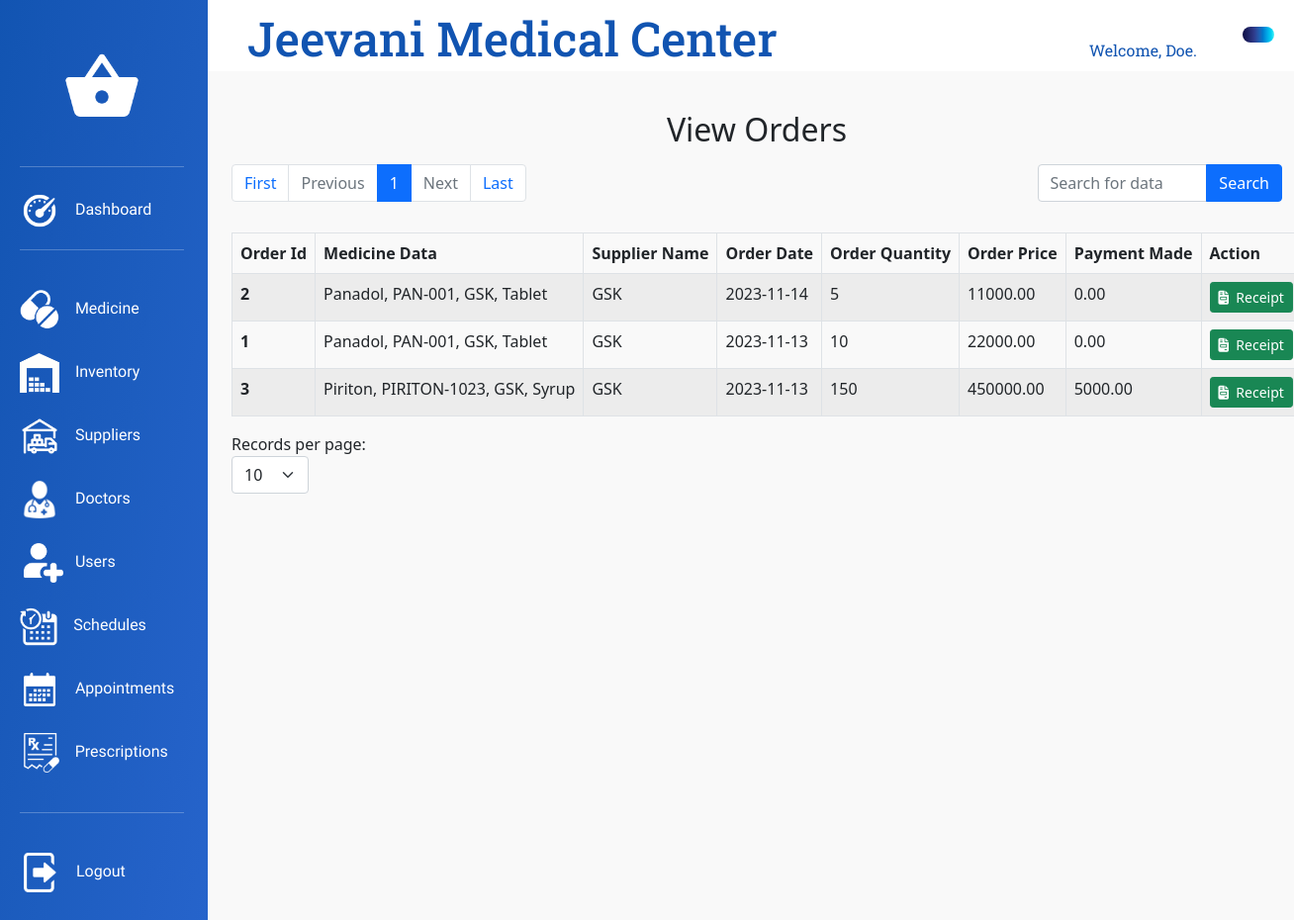
Screenshot of /View/InventoryViewOrders.php (signed in) with the database file from the repository.
### tables this page shows
CREATE TABLE `stockorder` (
  `order_id` int(11) NOT NULL,
  `order_medicine_id` int(11) NOT NULL,
  `order_date` date NOT NULL,
  `order_qty` int(11) NOT NULL,
  `order_price` decimal(12,2) NOT NULL,
  `order_completed_payment` decimal(12,2) NOT NULL DEFAULT 0.00,
  `order_supplier_id` int(11) NOT NULL,
  `order_status` int(11) NOT NULL DEFAULT 1
);

CREATE TABLE `medicine` (
  `medicine_id` int(11) NOT NULL,
  `medicine_name` varchar(256) NOT NULL,
  `medicine_batch_no` varchar(256) NOT NULL,
  `medicine_brand` varchar(256) NOT NULL,
  `medicine_company` varchar(256) NOT NULL,
  `medicine_category` varchar(256) NOT NULL,
  `medicine_size` varchar(64) NOT NULL,
  `medicine_price` decimal(12,2) NOT NULL,
  `medicine_info` text DEFAULT NULL,
  `medicine_stock_status` int(11) NOT NULL DEFAULT 0,
  `medicine_status` int(11) NOT NULL DEFAULT 1
);

CREATE TABLE `supplier` (
  `supplier_id` int(11) NOT NULL,
  `supplier_name` varchar(128) NOT NULL,
  `supplier_origin` varchar(128) NOT NULL,
  `supplier_specialisation` varchar(256) NOT NULL,
  `supplier_pending_payment` decimal(12,2) NOT NULL DEFAULT 0.00,
  `supplier_status` int(11) NOT NULL DEFAULT 1
);

### View/InventoryViewOrders.php (the view, shortened to what the rows shown need)
<?php
require_once "../Model/InventoryVIewOrdersInitializationModel.php";
?>
<!DOCTYPE html>
<html lang="en">
<head>
    <link rel="stylesheet" type="text/css" href="../bootstrap/bootstrap-5.0.2-dist/css/bootstrap.min.css">
    <link rel="stylesheet" type="text/css" href="../CSS/InventoryStyles.css">
	<link rel="stylesheet" type="text/css" href="../CSS/AdminDashboardStyles.css">
    <link rel="stylesheet" type="text/css" href="../CSS/CommonDashboardStyles.css">
    <link rel="stylesheet" type="text/css" href="../CSS/Utilities.css">
</head>
<body>
    <div class="container-fluid">
        <div class="row">
            <div class="col-10">
                <div class="row">
                    <div class="col-12 title-content">
                        <h1 class="title-text">Jeevani Medical Center</h1>
                    </div>
                </div>
                <div class="row">
                    <div class="col-12 main-content">
                        <div class="row">
                            <div class="col-12">
                                <h2 class="TitleTxt">View Orders</h2>
                            </div>
                        </div>
                        <div class="row">
                            <div class="col-12">
                                <table class="table table-striped table-hover table-bordered table-responsive">
                                    <thead>
                                        <tr>
                                            <th scope="col">Order Id</th>
                                            <th scope="col">Medicine Data</th>
                                            <th scope="col">Supplier Name</th>
                                            <th scope="col">Order Date</th>
                                            <th scope="col">Order Quantity</th>
                                            <th scope="col">Order Price</th>
                                            <th scope="col">Payment Made</th>
                                            <th scope="th-sm">Action</th>
                                        </tr>
                                    </thead>
                                    <tbody>
                                        <form action="InventoryOrderReport.php?status=true" method="post">
                                            <?php foreach ($orders as $order) { ?>
                                                <tr>
                                                    <th scope="row"><?php echo $order['order_id'] ?></th>
                                                    <td id="MedicineName<?php echo $order['order_id'] ?>"> <?php echo $order['medicine_name'] . ", " . $order['medicine_batch_no'] . ", " . $order['medicine_company'] . ", " . $order['medicine_category'] ?></td>
                                                    <td id="SupplierName<?php echo $order['order_id'] ?>"><?php echo $order['supplier_name'] ?></td>
                                                    <td id="Date<?php echo $order['order_id'] ?>"><?php echo $order['order_date'] ?></td>
                                                    <td id="Qty<?php echo $order['order_id'] ?>"><?php echo $order['order_qty'] ?></td>
                                                    <td id="Payment<?php echo $order['order_id'] ?>"><?php echo $order['order_price'] ?></td>
                                                    <td id="PaymentMade<?php echo $order['order_id'] ?>"><?php echo $order['order_completed_payment'] ?></td>
                                                    <td>
                                                        <button type="submit" formtarget="_blank" class="btn btn-sm btn-success" name="invoiceButton" id="invoice-<?php echo $order['order_id'] ?>" value="invoice-<?php echo $order['order_id'] ?>"><i class="fa-solid fa-file-invoice"></i>&nbsp;&nbsp;Receipt</button>
                                                    </td>
                                                </tr>
                                            <?php } ?>
                                        </form>
                                    </tbody>
                                </table>
                            </div>
                        </div>
                    </div>
                </div>
            </div>
        </div>
    </div>
</body>
</html>

### rows the page displays
stockorder: order_id "2", medicine.medicine_name "Panadol", medicine.medicine_batch_no "PAN-001", medicine.medicine_company "GSK", medicine.medicine_category "Tablet", supplier.supplier_name "GSK", order_date "2023-11-14", order_qty "5", order_price "11000.00", order_completed_payment "0.00"
stockorder: order_id "1", medicine.medicine_name "Panadol", medicine.medicine_batch_no "PAN-001", medicine.medicine_company "GSK", medicine.medicine_category "Tablet", supplier.supplier_name "GSK", order_date "2023-11-13", order_qty "10", order_price "22000.00", order_completed_payment "0.00"
stockorder: order_id "3", medicine.medicine_name "Piriton", medicine.medicine_batch_no "PIRITON-1023", medicine.medicine_company "GSK", medicine.medicine_category "Syrup", supplier.supplier_name "GSK", order_date "2023-11-13", order_qty "150", order_price "450000.00", order_completed_payment "5000.00"

### other values shown
$userName "Doe"
